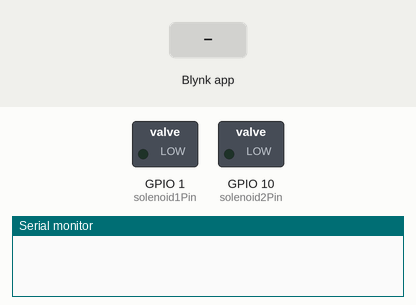
Recording of a sketch running on a simulated ESP32-S3. Parts: switched loads named in the sketch (green lamp = pin HIGH), the last lines printed to the serial monitor. Inputs (shaded band) come from the test bench. WiFi joins after 1.5 s; servers stay silent unless stated.

Above: at 3.0 s.
3.1 s: Blynk app writes 1 to V1
At 3.7 s:
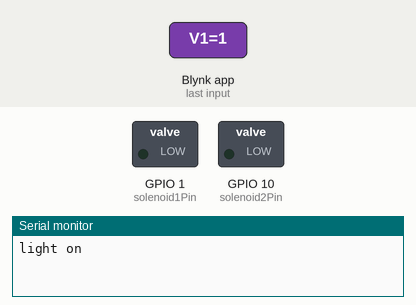
4.7 s: Blynk app writes 1 to V2
At 6.1 s:
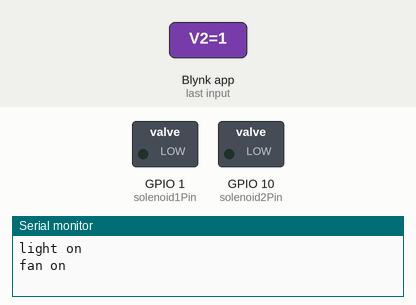
Timing chart, 0 to 7.7 s (numbered marks = the images above; inputs shaded):
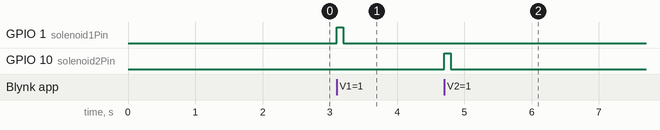

The sketch:

main.ino
```cpp
#include <WiFi.h>
#include <BlynkSimpleEsp32.h>

char auth[] = "Your_Blynk_Auth_Token";

char ssid[] = "Your_SSID";
char pass[] = "Your_Password";

int solenoid1Pin = 1;
int solenoid2Pin = 10;

bool light_state = false;
bool fan_state = false;

void setup() {
  Serial.begin(115200);
  pinMode(solenoid1Pin, OUTPUT);
  pinMode(solenoid2Pin, OUTPUT);

  digitalWrite(solenoid1Pin, LOW);
  digitalWrite(solenoid2Pin, LOW);

  Blynk.begin(auth, ssid, pass);
}

void loop() {
  Blynk.run();
}

BLYNK_WRITE(V1) {
  int pinValue = param.asInt();

  if (pinValue == 1) {
    digitalWrite(solenoid1Pin, HIGH);
    delay(100);
    digitalWrite(solenoid1Pin, LOW);

    light_state = !light_state;
    if (light_state) {
      Serial.println("light on");
    } else {
      Serial.println("light off");
    }
  }
}

BLYNK_WRITE(V2) {
  int pinValue = param.asInt();

  if (pinValue == 1) {
    digitalWrite(solenoid2Pin, HIGH);
    delay(100);
    digitalWrite(solenoid2Pin, LOW);

    fan_state = !fan_state;
    if (fan_state) {
      Serial.println("fan on");
    } else {
      Serial.println("fan off");
    }
  }
}
```

Measured:
- after the input at 3.1 s, GPIO 1 (solenoid1Pin): LOW → HIGH at once, → LOW 0.10 s later
- after the input at 4.7 s, GPIO 10 (solenoid2Pin): LOW → HIGH at once, → LOW 0.10 s later
